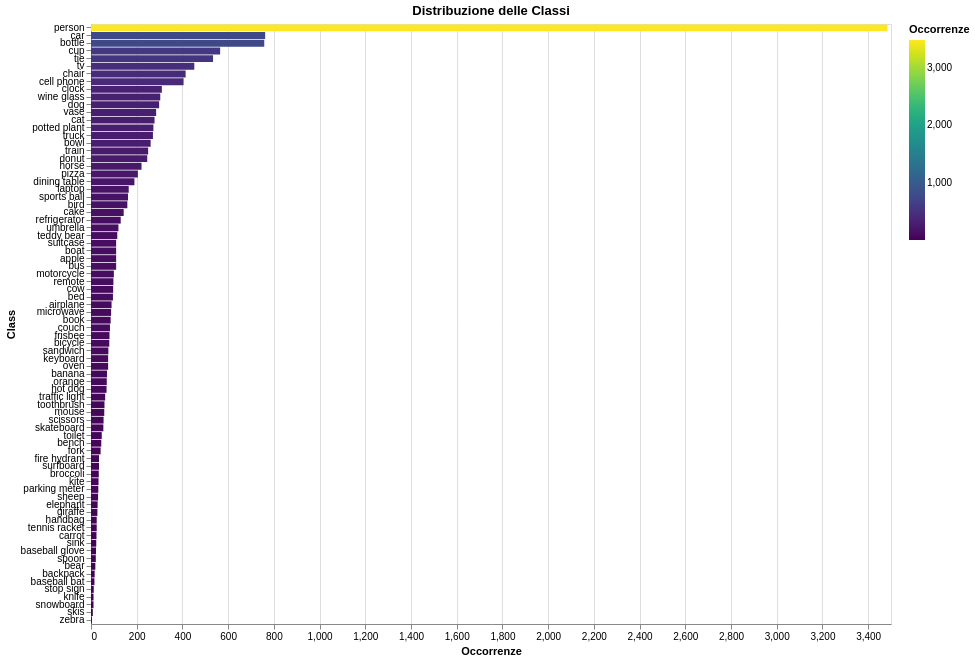

Vega-Lite specification stored for this chart:
### Vega-Lite specification from a JSON file in a GitHub repository (floating-point values rounded to 4 significant figures)
{"config": {"view": {"continuousWidth": 300, "continuousHeight": 300}}, "data": {"name": "data-efa198bffc3ad2fbe02f5d47e700e13e"}, "mark": {"type": "bar"}, "encoding": {"color": {"field": "Occorrenze", "scale": {"scheme": "viridis"}, "type": "quantitative"}, "x": {"field": "Occorrenze", "title": "Occorrenze", "type": "quantitative"}, "y": {"field": "Class", "sort": "-x", "title": "Class", "type": "nominal"}}, "height": 600, "title": "Distribuzione delle Classi", "width": 800, "$schema": "https://vega.github.io/schema/vega-lite/v5.8.0.json", "datasets": {"data-efa198bffc3ad2fbe02f5d47e700e13e": [{"Class": "person", "Occorrenze": 3485}, {"Class": "car", "Occorrenze": 762}, {"Class": "bottle", "Occorrenze": 758}, {"Class": "cup", "Occorrenze": 565}, {"Class": "tie", "Occorrenze": 534}, {"Class": "tv", "Occorrenze": 452}, {"Class": "chair", "Occorrenze": 414}, {"Class": "cell phone", "Occorrenze": 405}, {"Class": "clock", "Occorrenze": 310}, {"Class": "wine glass", "Occorrenze": 303}, {"Class": "dog", "Occorrenze": 298}, {"Class": "vase", "Occorrenze": 285}, {"Class": "cat", "Occorrenze": 278}, {"Class": "potted plant", "Occorrenze": 273}, {"Class": "truck", "Occorrenze": 271}, {"Class": "bowl", "Occorrenze": 261}, {"Class": "train", "Occorrenze": 250}, {"Class": "donut", "Occorrenze": 246}, {"Class": "horse", "Occorrenze": 221}, {"Class": "pizza", "Occorrenze": 205}, {"Class": "dining table", "Occorrenze": 190}, {"Class": "laptop", "Occorrenze": 165}, {"Class": "sports ball", "Occorrenze": 162}, {"Class": "bird", "Occorrenze": 159}, {"Class": "cake", "Occorrenze": 143}, {"Class": "refrigerator", "Occorrenze": 130}, {"Class": "umbrella", "Occorrenze": 120}, {"Class": "teddy bear", "Occorrenze": 115}, {"Class": "suitcase", "Occorrenze": 110}, {"Class": "boat", "Occorrenze": 110}, {"Class": "apple", "Occorrenze": 110}, {"Class": "bus", "Occorrenze": 110}, {"Class": "motorcycle", "Occorrenze": 100}, {"Class": "remote", "Occorrenze": 98}, {"Class": "cow", "Occorrenze": 97}, {"Class": "bed", "Occorrenze": 96}, {"Class": "airplane", "Occorrenze": 90}, {"Class": "microwave", "Occorrenze": 88}, {"Class": "book", "Occorrenze": 86}, {"Class": "couch", "Occorrenze": 83}, {"Class": "frisbee", "Occorrenze": 81}, {"Class": "bicycle", "Occorrenze": 80}, {"Class": "sandwich", "Occorrenze": 76}, {"Class": "keyboard", "Occorrenze": 75}, {"Class": "oven", "Occorrenze": 75}, {"Class": "banana", "Occorrenze": 70}, {"Class": "orange", "Occorrenze": 69}, {"Class": "hot dog", "Occorrenze": 68}, {"Class": "traffic light", "Occorrenze": 62}, {"Class": "toothbrush", "Occorrenze": 59}, {"Class": "mouse", "Occorrenze": 58}, {"Class": "scissors", "Occorrenze": 55}, {"Class": "skateboard", "Occorrenze": 54}, {"Class": "toilet", "Occorrenze": 47}, {"Class": "bench", "Occorrenze": 45}, {"Class": "fork", "Occorrenze": 42}, {"Class": "fire hydrant", "Occorrenze": 35}, {"Class": "surfboard", "Occorrenze": 35}, {"Class": "broccoli", "Occorrenze": 34}, {"Class": "kite", "Occorrenze": 33}, {"Class": "parking meter", "Occorrenze": 32}, {"Class": "sheep", "Occorrenze": 31}, {"Class": "elephant", "Occorrenze": 29}, {"Class": "giraffe", "Occorrenze": 28}, {"Class": "handbag", "Occorrenze": 25}, {"Class": "tennis racket", "Occorrenze": 25}, {"Class": "carrot", "Occorrenze": 24}, {"Class": "sink", "Occorrenze": 23}, {"Class": "baseball glove", "Occorrenze": 22}, {"Class": "spoon", "Occorrenze": 21}, {"Class": "bear", "Occorrenze": 19}, {"Class": "backpack", "Occorrenze": 16}, {"Class": "baseball bat", "Occorrenze": 15}, {"Class": "stop sign", "Occorrenze": 12}, {"Class": "knife", "Occorrenze": 11}, {"Class": "snowboard", "Occorrenze": 11}, {"Class": "skis", "Occorrenze": 8}, {"Class": "zebra", "Occorrenze": 4}]}}
